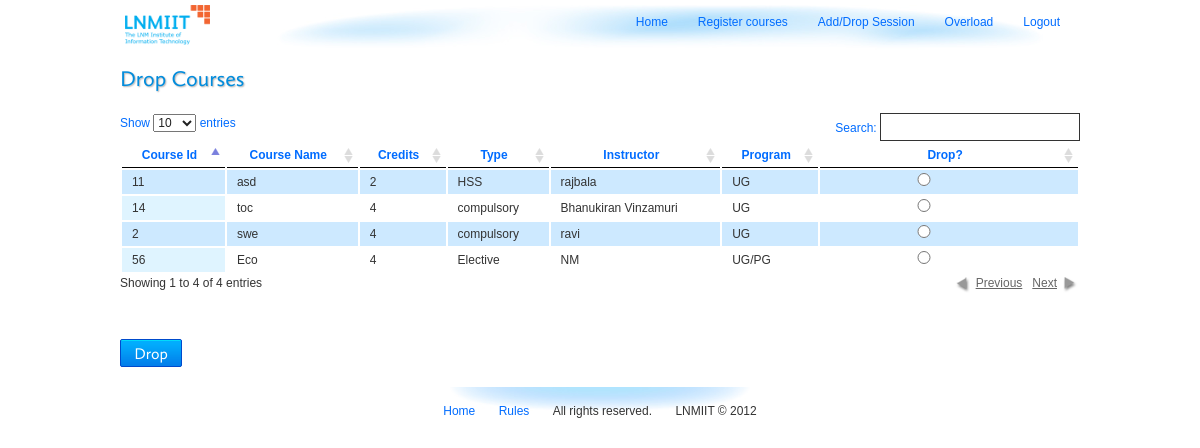
Screenshot of /studentPowers.php?view=drop (signed in) with the database file from the repository.
### tables this page shows
CREATE TABLE IF NOT EXISTS `course` (
  `cid` varchar(20) NOT NULL,
  `cname` varchar(50) NOT NULL,
  `credits` int(10) NOT NULL DEFAULT '4',
  `type` varchar(50) NOT NULL DEFAULT 'compulsory ',
  `iname` varchar(20) NOT NULL,
  `program` varchar(10) NOT NULL,
  `max_seat` int(200) NOT NULL,
  `avai_seat` int(200) NOT NULL,
  PRIMARY KEY (`cid`)
);

### widgets/student/dropCourses.php (the view, shortened to what this page needs)
<h1>Drop Courses</h1>
<?php
    $con = mysql_connect("localhost","root","") or die('Could not connect: ' . mysql_error());
    $sql="SELECT * FROM enrollment WHERE sid='".$_SESSION['username']."' AND flag=1";
    $result=mysql_query($sql,$con) or die ( mysql_error() );
    $row = mysql_fetch_array($result);
    if (!$row)
    {
        echo "No course has been added yet ..!!";
    }
    else
    {
        echo '<form id=\'student-drop-form\' action=\'controller/dropCourse.php\' method=\'post\' class=\'styled-form stretch\'>
            <p class="form-error" id="form-error"></p>
        <table id="courses">
        <thead>
          <tr>
            <th scope="col" abbr="Configurations" class="nobg">Course Id</th>
            <th scope="col">Course Name</th>
            <th scope="col">Credits</th>
            <th scope="col">Type</th>
            <th scope="col">Instructor</th>
            <th scope="col">Program</th>
            <th scope="col">Drop?</th>
        </tr>
        </thead>
        <tbody>';
      while($row)
      {
        $sql2="SELECT * FROM course WHERE cid=".$row['cid'].";";
        $result2=mysql_query($sql2,$con);
        $row2 = mysql_fetch_array($result2);
        while($row2)
        {
            echo "<tr>";
            echo "<td>" . $row2['cid'] . "</td>";
            echo "<td>" . $row2['cname'] . "</td>";
            echo "<td>" . $row2['credits'] . "</td>";
            echo "<td>" . $row2['type'] . "</td>";
            echo "<td>" . $row2['iname'] . "</td>";
            echo "<td>" . $row2['program'] . "</td>";
			echo "<td><input type='radio' name='drop' id='drop' value=" . $row2['cid'] . " /></td>";
            echo "</tr>";
            $row2 = mysql_fetch_array($result2);
        }
        $row = mysql_fetch_array($result);
      }
      echo "</tbody>
      </table>
      <button type='submit' name='course-drop-submit'>Drop</button>
      </form>";
    }
?>

### css/style.css (style rules this page uses)
html { font-size: 100%; overflow-y: scroll; -webkit-text-size-adjust: 100%; -ms-text-size-adjust: 100%; }
body { margin: 0; font-size: 13px; line-height: 1.231; }
body, button, input, select, textarea { font-family: Tahoma, Helvetica, sans-serif; color: #222; }
form { margin: 0; }
button, input, select, textarea { font-size: 100%; margin: 0; vertical-align: baseline; *vertical-align: middle; }
button, input { line-height: normal; *overflow: visible; }
table button, table input { *overflow: auto; }
button, input[type="button"], input[type="reset"], input[type="submit"] { cursor: pointer; -webkit-appearance: button; }
input[type="checkbox"], input[type="radio"] { box-sizing: border-box; }

### css/960_24_col.css (style rules this page uses)
body { min-width:960px }

### css/base.css (style rules this page uses)
html, body { font-size: 13px; line-height: 18px; color: #333333; font-family: "Trebuchet MS", Verdana, sans-serif; font-weight: normal; font-size: 12px; }
h1, h2, h3 { color: #008cdd; font-size: 22px; line-height: 28px; text-shadow: 1px 1px 1.5px rgba(0, 0, 0, 0.3); font-family: "Calluna", "Trebuchet MS", Verdana, sans-serif; font-style: normal; font-weight: normal; margin: 5px 0; }
div#main section#content p { text-align: justify; }

### css/forms.css (style rules this page uses)
.styled-form { margin: 0 auto; width: 200px; }
.styled-form.stretch { width: 100%; }
.styled-form .form-error { display: none; padding: 2px; margin: 5px 0; background: #ffeeee; border: 1px solid #ff0000; color: #ff0000; font-style: italic; }
.styled-form input, .styled-form textarea { font-size: 16px; line-height: 20px; color: #666666; width: 188px; padding: 3px 5px; border: 1px solid #333333; }
.styled-form button { width: 62px; height: 28px; margin-top: 5px; color: #FFFFFF; font-size: 16px; font-family: "Calluna", "Trebuchet MS", Verdana, sans-serif; line-height: 26px; text-align: center; cursor: pointer; background: #006cff url("images/sprite-map.png") 0 0px no-repeat; border: 1px solid #004acc; border-radius: 2px; -moz-border-radius: 2px; -webkit-border-radius: 2px; }

### rows the page displays
course: cid "56", cname "Eco", credits "4", type "Elective", iname "NM", program "UG/PG"
course: cid "2", cname "swe", credits "4", type "compulsory", iname "ravi", program "UG"
course: cid "14", cname "toc", credits "4", type "compulsory", iname "Bhanukiran Vinzamuri", program "UG"
course: cid "11", cname "asd", credits "2", type "HSS", iname "rajbala", program "UG"
